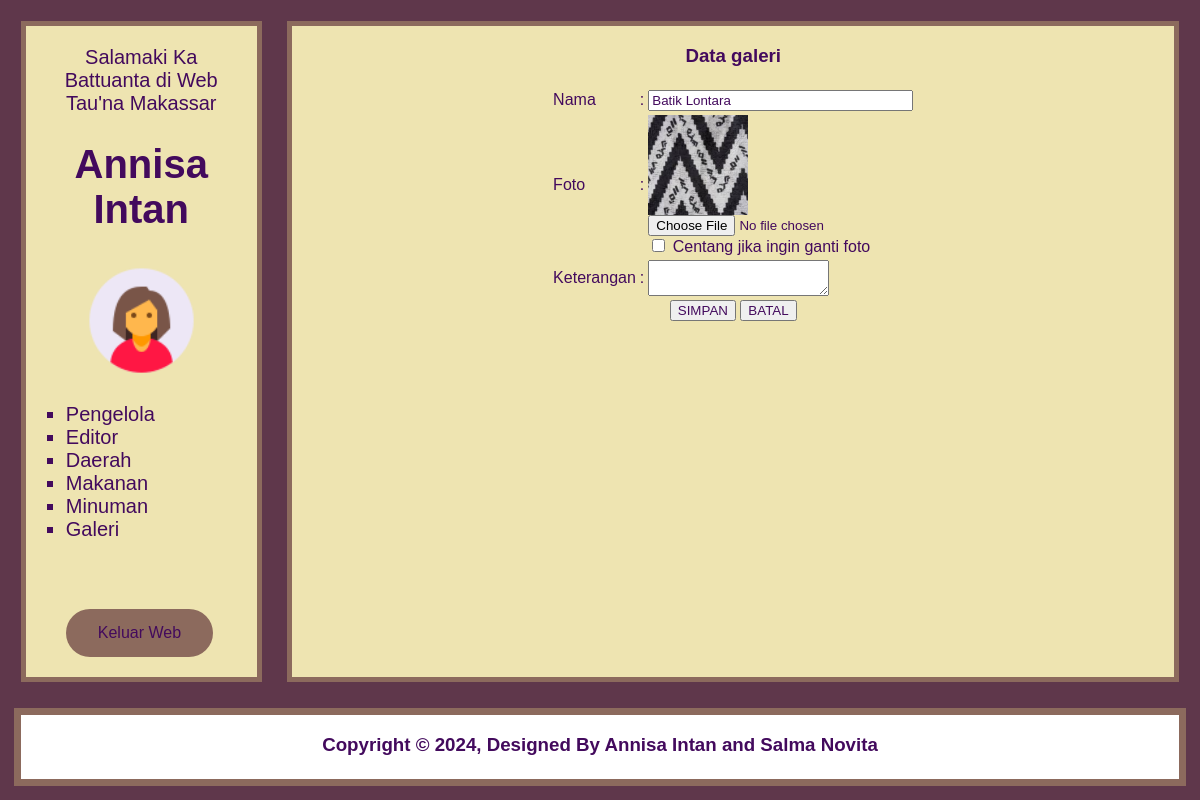
The page /admin/index.php?page=galeri_tambah&id=4 (signed in) on the database its author committed.
### tables this page shows
CREATE TABLE `tb_galeri` (
  `id` int(11) NOT NULL,
  `nama` text NOT NULL,
  `foto` text NOT NULL,
  `keterangan` text NOT NULL
);

### admin/galeri_tambah.php (the view, shortened to what this page needs)
<?php
include "../config/koneksi.php";
$galeri_edit = array('nama' => '', 'foto' => '', 'keterangan' => '');
if (isset($_GET['id'])) {
    $id = $_GET['id'];
    $galeri_ambil = mysqli_query($koneksi, "SELECT * FROM tb_galeri WHERE id='$id'")
        or die(mysqli_error($koneksi));
    $galeri_edit = mysqli_fetch_array($galeri_ambil);
} else {
    $galeri_edit = array();
}
?>
<div class="container">
<form action="galeri_proses.php" method="post" enctype="multipart/form-data">
    <table align="center">
        <tr>
            <td colspan="3" align="center">
                <h3>Data galeri</h3>
            </td>
        </tr>
        <tr>
            <td>Nama</td>
            <td>:</td>
            <td><input type="text" maxlength="100" size="30" name="nama" value="<?= @$galeri_edit['nama']; ?>"></td>
        </tr>
        <tr>
            <td>Foto</td>
            <td>:</td>
            <td>
                <?php if (!empty($galeri_edit['foto'])): ?>
                    <img src="<?php echo $galeri_edit['foto']; ?>" width="100" height="100"><br>
                    <input type="file" name="foto"><br>
                    <input type="checkbox" name="centang_galeri" value="1"> Centang jika ingin ganti foto
                <?php else: ?>
                    <input type="file" name="foto">
                <?php endif; ?>
            </td>
        </tr>
        <tr>
            <td>Keterangan</td>
            <td>:</td>
            <td><textarea type="text" name="keterangan" value="<?= @$galeri_edit['keterangan']; ?>"></textarea></td>
        </tr>
        <tr>
            <td colspan="3" align="center">
                <input type="submit" value="SIMPAN">
                <input type="reset" value="BATAL" onclick="window.location.href='index.php?page=galeri_tampil'">
            </td>
        </tr>
    </table>
</form>
</div>

### admin/index.php (style rules this page uses)
body { background-color: #5F374B; width: auto; font-family: 'Lucida Sans', 'Lucida Sans Regular', 'Lucida Grande', 'Lucida Sans Unicode', Geneva, Verdana, sans-serif; }

### admin/menu.php (style rules this page uses)
* { text-decoration: none; color: #430A5D; }

### rows shown on the page
tb_galeri: nama "Batik Lontara", foto (picture)

### other values the page prints
$_SESSION['nama_pengelola'] "Annisa Intan"
